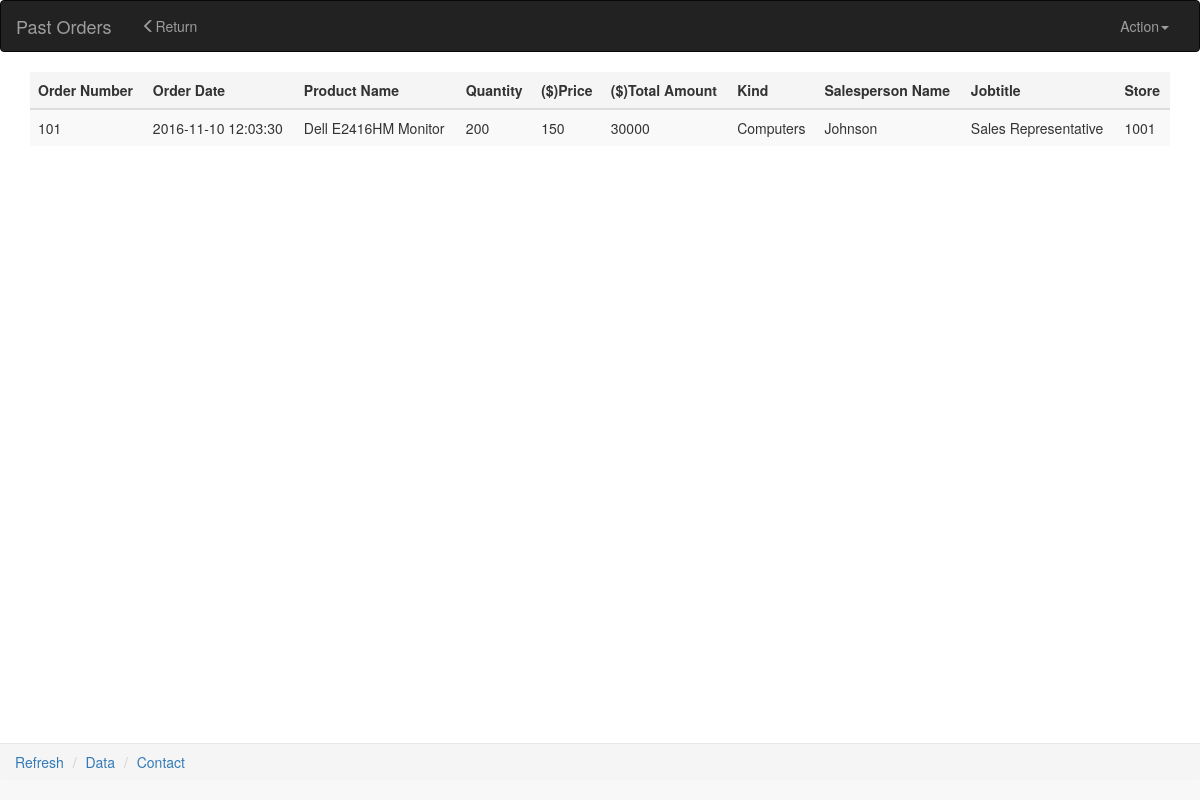
/ViewOrders.php?userID=1001, run on the app's committed database.
### tables this page shows
create table Business_Transaction
	(orderID				varchar(10), 
	 order_date				datetime,
	 SalespersonID  		varchar(20),
	 ProductID 				varchar(20),
	 quantity				numeric(5),
	 Business_CustomerID 	varchar(20),
	 primary key (orderID),
	 foreign key (SalespersonID) references Salesperson(SalespersonID)
		on delete cascade,
	 foreign key (ProductID) references Product(ProductID)
	 	on delete cascade,
	 foreign key (Business_CustomerID) references Business_Customer(Business_CustomerID)
	 	on delete cascade
	);

create table Product
	(ProductID			varchar(20), 
	 name				varchar(20), 
	 inventory_amount	numeric(10),
	 price				numeric(10),
	 kind				varchar(20),
	 primary key (ProductID)
	);

create table Salesperson
	(SalespersonID		varchar(20),
	 name				varchar(20),
	 AddressID			varchar(20),
	 e_mail				varchar(50),
	 StoreID			varchar(10),
	 jobtitle			varchar(20),
	 salary				numeric(10),
	 primary key (SalespersonID),
	 foreign key (AddressID) references Address(AddressID)
	 	on delete cascade,
	 foreign key (StoreID) references Store(StoreID)
	 	on delete cascade
	);

### ViewOrders.php (the view, shortened to what this page needs)
<?php
$userID = $_GET['userID'];
$username = $_GET['name'];
$customerType = $_GET['customertype'];
?>
<!DOCTYPE html>
<html lang="en">
<head>
    <link rel="stylesheet" href="https://maxcdn.bootstrapcdn.com/bootstrap/3.3.7/css/bootstrap.min.css">
</head>
<body>
<nav class="navbar navbar-inverse" role="navigation">
    <div class="container-fluid">
        <div class="navbar-header">
            <a class="navbar-brand" href="#">Past Orders</a>
        </div>
         <div class="collapse navbar-collapse">
                <ul class="nav navbar-nav" id="mytab1">
                    <li><a onclick="javascript:history.back(-1);"><span class="glyphicon glyphicon-menu-left"></span>Return</a></li>
                </ul>
        <form action="ViewOrders.php" method="get">
            <ul class="nav navbar-nav navbar-right">
                <li><a href=""><?php echo $username?></a></li>
                <li class="dropdown">
                    <a href="#" class="dropdown-toggle" data-toggle="dropdown">Action<span class="caret"></span></a>
                </li>
            </ul>
        </form>
    </div>
    </div>
</nav>
<nav class="navbar navbar-default navbar-fixed-bottom" role="navigation">
    <ol class="breadcrumb">
        <li><a href="#">Refresh</a></li>
        <li><a href="http://localhost:8888/phpMyAdmin/index.php">Data</a></li>
        <li><a href="#">Contact</a></li>
    </ol>
</nav>
<?php
if($customerType == 'Home'){
    $query = "select T.orderID, T.order_date, T.quantity, P.name AS ProductName, P.price, P.kind, S.name AS SalespersonName, S.jobtitle, S.StoreID from Home_Transaction T, Salesperson S, Product P where T.Home_CustomerID = '$userID' and P.ProductID = T.ProductID and T.SalespersonID = S.SalespersonID ";
}else{
    $query = "select T.orderID, T.order_date, T.quantity, P.name AS ProductName, P.price, P.kind, S.name AS SalespersonName, S.jobtitle, S.StoreID from Business_Transaction T, Salesperson S, Product P where T.Business_CustomerID = '$userID' and P.ProductID = T.ProductID and T.SalespersonID = S.SalespersonID ";
}
$conn = connectDB();
$result = mysqli_query($conn, $query);
$data_count = mysqli_num_rows($result);
echo "<div class=\"container\" style='padding-bottom: 50px'>
        <table class=\"table table-striped table-hover\">
            <thead>
                <tr class=\"active\">
                    <th>Order Number</th>
                    <th>Order Date</th>
                    <th>Product Name</th>
                    <th>Quantity</th>
                    <th>($)Price</th>
                    <th>($)Total Amount</th>
                    <th>Kind</th>
                    <th>Salesperson Name</th>
                    <th>Jobtitle</th>
                    <th>Store</th>
                </tr>
            </thead>";
for ($i = 0; $i < $data_count; $i++) {
    $result_arr = mysqli_fetch_assoc($result);
    $orderid = $result_arr['orderID'];
    $orderdate = $result_arr['order_date'];
    $quantity = $result_arr['quantity'];
    $productName = $result_arr['ProductName'];
    $price = $result_arr['price'];
    $kind = $result_arr['kind'];
    $salespersonName = $result_arr['SalespersonName'];
    $jobtitle = $result_arr['jobtitle'];
    $storeid = $result_arr['StoreID'];
    $amount = $quantity * $price;
    echo "<tr><td>$orderid</td><td>$orderdate</td><td>$productName</td><td>$quantity</td><td>$price</td><td>$amount</td><td>$kind</td>
            <td>$salespersonName</td><td>$jobtitle</td><td>$storeid</td>
                </tr>";
}
echo "</table>
    </div>";
?>
</body>
</html>

### data on the page
business_transaction: orderID "101", order_date "2016-11-10 12:03:30", ProductID.name "Dell E2416HM Monitor", quantity "200", ProductID.price "150", quantity.price "30000", ProductID.kind "Computers", SalespersonID.name "Johnson", SalespersonID.jobtitle "Sales Representative", SalespersonID.StoreID "1001"
